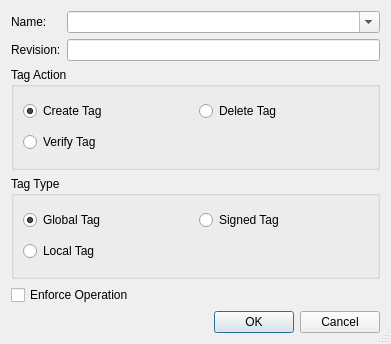
<?xml version="1.0" encoding="UTF-8"?>
<ui version="4.0">
 <class>GitTagDialog</class>
 <widget class="QDialog" name="GitTagDialog">
  <property name="geometry">
   <rect>
    <x>0</x>
    <y>0</y>
    <width>391</width>
    <height>344</height>
   </rect>
  </property>
  <property name="windowTitle">
   <string>Git Tag</string>
  </property>
  <property name="sizeGripEnabled">
   <bool>true</bool>
  </property>
  <layout class="QGridLayout" name="gridLayout_3">
   <item row="0" column="0">
    <widget class="QLabel" name="TextLabel1">
     <property name="text">
      <string>Name:</string>
     </property>
    </widget>
   </item>
   <item row="0" column="1">
    <widget class="QComboBox" name="tagCombo">
     <property name="sizePolicy">
      <sizepolicy hsizetype="Expanding" vsizetype="Fixed">
       <horstretch>0</horstretch>
       <verstretch>0</verstretch>
      </sizepolicy>
     </property>
     <property name="toolTip">
      <string>Enter the name of the tag</string>
     </property>
     <property name="whatsThis">
      <string>&lt;b&gt;Tag Name&lt;/b&gt;
&lt;p&gt;Enter the name of the tag to be created, deleted or verified.&lt;/p&gt;</string>
     </property>
     <property name="editable">
      <bool>true</bool>
     </property>
     <property name="duplicatesEnabled">
      <bool>false</bool>
     </property>
    </widget>
   </item>
   <item row="1" column="0">
    <widget class="QLabel" name="label">
     <property name="text">
      <string>Revision:</string>
     </property>
    </widget>
   </item>
   <item row="1" column="1">
    <widget class="QLineEdit" name="revisionEdit">
     <property name="toolTip">
      <string>Enter a revision to set a tag for</string>
     </property>
    </widget>
   </item>
   <item row="2" column="0" colspan="2">
    <widget class="QGroupBox" name="tagActionGroup">
     <property name="title">
      <string>Tag Action</string>
     </property>
     <layout class="QGridLayout" name="gridLayout_2">
      <item row="0" column="0">
       <widget class="QRadioButton" name="createTagButton">
        <property name="toolTip">
         <string>Select to create a tag</string>
        </property>
        <property name="whatsThis">
         <string>&lt;b&gt;Create Tag&lt;/b&gt;
&lt;p&gt;Select this entry in order to create a tag.&lt;/p&gt;</string>
        </property>
        <property name="text">
         <string>Create Tag</string>
        </property>
        <property name="checked">
         <bool>true</bool>
        </property>
       </widget>
      </item>
      <item row="0" column="1">
       <widget class="QRadioButton" name="deleteTagButton">
        <property name="toolTip">
         <string>Select to delete a tag</string>
        </property>
        <property name="whatsThis">
         <string>&lt;b&gt;Delete Tag&lt;/b&gt;
&lt;p&gt;Select this entry in order to delete the selected tag.&lt;/p&gt;</string>
        </property>
        <property name="text">
         <string>Delete Tag</string>
        </property>
       </widget>
      </item>
      <item row="1" column="0">
       <widget class="QRadioButton" name="verifyTagButton">
        <property name="toolTip">
         <string>Select to verify a tag</string>
        </property>
        <property name="whatsThis">
         <string>&lt;b&gt;Verify Tag&lt;/b&gt;
&lt;p&gt;Select this entry in order to verify the selected tag.&lt;/p&gt;</string>
        </property>
        <property name="text">
         <string>Verify Tag</string>
        </property>
       </widget>
      </item>
     </layout>
    </widget>
   </item>
   <item row="3" column="0" colspan="2">
    <widget class="QGroupBox" name="tagTypeGroup">
     <property name="title">
      <string>Tag Type</string>
     </property>
     <layout class="QGridLayout" name="gridLayout">
      <item row="0" column="0">
       <widget class="QRadioButton" name="globalTagButton">
        <property name="toolTip">
         <string>Select to create/delete/verify a global tag</string>
        </property>
        <property name="text">
         <string>Global Tag</string>
        </property>
        <property name="checked">
         <bool>true</bool>
        </property>
       </widget>
      </item>
      <item row="0" column="1">
       <widget class="QRadioButton" name="signedTagButton">
        <property name="toolTip">
         <string>Select to create/delete/verify a signed tag</string>
        </property>
        <property name="text">
         <string>Signed Tag</string>
        </property>
       </widget>
      </item>
      <item row="1" column="0">
       <widget class="QRadioButton" name="localTagButton">
        <property name="toolTip">
         <string>Select to create/delete/verify a local tag</string>
        </property>
        <property name="text">
         <string>Local Tag</string>
        </property>
       </widget>
      </item>
     </layout>
    </widget>
   </item>
   <item row="4" column="0" colspan="2">
    <widget class="QCheckBox" name="forceCheckBox">
     <property name="toolTip">
      <string>Select to enforce the create operation</string>
     </property>
     <property name="text">
      <string>Enforce Operation</string>
     </property>
    </widget>
   </item>
   <item row="5" column="0" colspan="2">
    <widget class="QDialogButtonBox" name="buttonBox">
     <property name="orientation">
      <enum>Qt::Horizontal</enum>
     </property>
     <property name="standardButtons">
      <set>QDialogButtonBox::Cancel|QDialogButtonBox::Ok</set>
     </property>
    </widget>
   </item>
  </layout>
 </widget>
 <pixmapfunction>qPixmapFromMimeSource</pixmapfunction>
 <tabstops>
  <tabstop>tagCombo</tabstop>
  <tabstop>revisionEdit</tabstop>
  <tabstop>createTagButton</tabstop>
  <tabstop>deleteTagButton</tabstop>
  <tabstop>verifyTagButton</tabstop>
  <tabstop>globalTagButton</tabstop>
  <tabstop>signedTagButton</tabstop>
  <tabstop>localTagButton</tabstop>
 </tabstops>
 <resources/>
 <connections>
  <connection>
   <sender>buttonBox</sender>
   <signal>accepted()</signal>
   <receiver>GitTagDialog</receiver>
   <slot>accept()</slot>
   <hints>
    <hint type="sourcelabel">
     <x>104</x>
     <y>333</y>
    </hint>
    <hint type="destinationlabel">
     <x>25</x>
     <y>214</y>
    </hint>
   </hints>
  </connection>
  <connection>
   <sender>buttonBox</sender>
   <signal>rejected()</signal>
   <receiver>GitTagDialog</receiver>
   <slot>reject()</slot>
   <hints>
    <hint type="sourcelabel">
     <x>141</x>
     <y>333</y>
    </hint>
    <hint type="destinationlabel">
     <x>128</x>
     <y>210</y>
    </hint>
   </hints>
  </connection>
  <connection>
   <sender>deleteTagButton</sender>
   <signal>toggled(bool)</signal>
   <receiver>revisionEdit</receiver>
   <slot>setDisabled(bool)</slot>
   <hints>
    <hint type="sourcelabel">
     <x>344</x>
     <y>127</y>
    </hint>
    <hint type="destinationlabel">
     <x>137</x>
     <y>49</y>
    </hint>
   </hints>
  </connection>
  <connection>
   <sender>verifyTagButton</sender>
   <signal>toggled(bool)</signal>
   <receiver>revisionEdit</receiver>
   <slot>setDisabled(bool)</slot>
   <hints>
    <hint type="sourcelabel">
     <x>80</x>
     <y>149</y>
    </hint>
    <hint type="destinationlabel">
     <x>101</x>
     <y>57</y>
    </hint>
   </hints>
  </connection>
  <connection>
   <sender>createTagButton</sender>
   <signal>toggled(bool)</signal>
   <receiver>tagTypeGroup</receiver>
   <slot>setEnabled(bool)</slot>
   <hints>
    <hint type="sourcelabel">
     <x>62</x>
     <y>119</y>
    </hint>
    <hint type="destinationlabel">
     <x>59</x>
     <y>182</y>
    </hint>
   </hints>
  </connection>
  <connection>
   <sender>createTagButton</sender>
   <signal>toggled(bool)</signal>
   <receiver>forceCheckBox</receiver>
   <slot>setEnabled(bool)</slot>
   <hints>
    <hint type="sourcelabel">
     <x>43</x>
     <y>120</y>
    </hint>
    <hint type="destinationlabel">
     <x>35</x>
     <y>288</y>
    </hint>
   </hints>
  </connection>
 </connections>
</ui>
